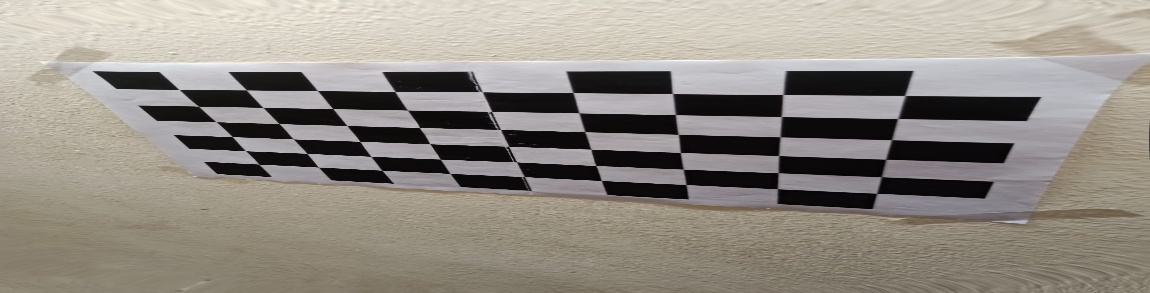
#> input picture undist_images5/calibrated_img1.jpg, 1150 x 293 px, given as the content of the folder /content/drive/MyDrive/CV_H2/images25, which was not available
$ jupyter execute Camera_Calibration.ipynb   (text cells are left out)
#> lines starting #> are read from the running program, lines starting #| are printed output that depends on the picture; after the words box and inside, x2 and y2 are one past the last pixel; in counts of white or black regions, pixels touching at a corner belong together; long printed decimals are rounded; pictures that were not available may be replaced by others from this repository, and a replacement may not be noted
[cell 1]
from google.colab import drive
drive.mount('/content/drive')

[cell 2]
import cv2
import numpy as np
import os
import glob
from google.colab.patches import cv2_imshow

[cell 3]
# Difining the dim of checker board
checkerBoard = (6, 9)
# termination criteria
criteria = (cv2.TERM_CRITERIA_EPS + cv2.TERM_CRITERIA_MAX_ITER, 30, 0.001)

[cell 4]
object_pts = [] # 3D points in real world
image_pts = [] # 2D points in image plane

[cell 5]
# Defining the world coordinates for 3D points
objp = np.zeros((1, checkerBoard[0]*checkerBoard[1], 3), np.float32)
print(len(objp), objp.shape)
# print(objp)
objp[0,:,:2] = np.mgrid[0:checkerBoard[0], 0:checkerBoard[1]].T.reshape(-1,2)
# print(objp)
prev_img_shape = None

[cell 6]
# extracting each image
images = glob.glob("/content/drive/MyDrive/CV_H2/images25/*.jpg")

for image in images:

  img = cv2.imread(image)
#> img is the input picture: shape (293, 1150, 3); mean B, G, R 133.4, 141.5, 147.1
  # print(img)
  gray = cv2.cvtColor(img, cv2.COLOR_BGR2GRAY)

  # finding the no. of corners
  ret, corners = cv2.findChessboardCorners(gray, checkerBoard, cv2.CALIB_CB_ADAPTIVE_THRESH + cv2.CALIB_CB_FAST_CHECK + cv2.CALIB_CB_NORMALIZE_IMAGE)
#> ret = True; corners = 54 rows, first 8: [259, 164.4], [245.3, 150.4], [232.1, 136.5], [215.9, 121.6], [197, 106], [179, 89.46], [318.5, 167.4], [307.1, 153.5]

  if ret==True:
    object_pts.append(objp)
    corners2 = cv2.cornerSubPix(gray, corners, (11,11), (-1,-1), criteria)
#> corners2 = 54 rows, first 8: [263.4, 169.2], [245.4, 150.5], [232.1, 136.4], [215.8, 121.4], [198.6, 106.5], [179.1, 89.5], [318.4, 167.1], [307.3, 153.6]
    # print(corners2)
    image_pts.append(corners2)

    # draw and display the corners
    img = cv2.drawChessboardCorners(img, checkerBoard, corners2, ret) #for RGB images
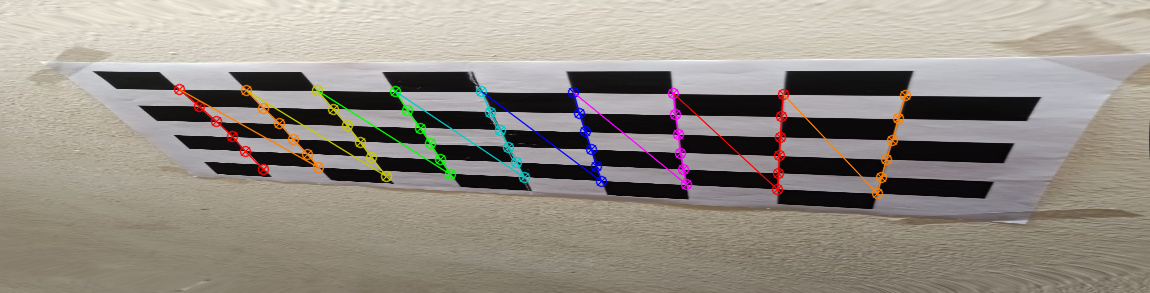
#> img: shape (293, 1150, 3); 2.95% of pixels changed, all inside (x1, y1, x2, y2) = (173, 83, 912, 200)
    # img = cv2.drawChessboardCorners(gray, checkerBoard, corners2, ret) #for gray scale images
    # cv2_imshow(img)
    cv2.waitKey(0)


cv2.destroyAllWindows()

[cell 7]
# Camera Calibration

ret, cameraMtx, distCoeff, rvecs, tvecs = cv2.calibrateCamera(object_pts, image_pts, gray.shape[::-1],None,None)
#> ret = 1.3; cameraMtx = [[860.2, 0, 653.2], [0, 175.4, 117.4], [0, 0, 1]]; distCoeff = [[0.139, -0.775, 0.00228, 0.0165, 1.31]]; rvecs = ([0.007, 0.541, -1.51],); tvecs = ([-5.31, 3.12, 11.46],)

print("Camera matrix:")
print(cameraMtx.shape)
#| (3, 3)
print(cameraMtx)
#| [[860.206   0.         653.237]
#|  [  0.         175.437  117.441]
#|  [  0.           0.           1.        ]]

print("\nDistortion coefficients:")
print(distCoeff.shape)
#| (1, 5)
# print(distCoeff)

print("\nrvecs : ")
print(len(rvecs), len(rvecs[0].shape))
#| 1 2
# print(rvecs)

print("\ntvecs : ")
print(len(tvecs), len(tvecs[0]))
#| 1 3
# print(tvecs)

[cell 8]
print("Intrinsic Camera Parameters:")
print("Focal lengths: ({}, {})".format(round(cameraMtx[0][0], 2), round(cameraMtx[1][1], 2)))
#| Focal lengths: (860.21, 175.44)
print("Skew parameter: {}".format(cameraMtx[0][1]))
#| Skew parameter: 0.0
print("Principal point: ({}, {})".format(round(cameraMtx[0][2], 2), round(cameraMtx[1][2], 2)))
#| Principal point: (653.24, 117.44)

[cell 9]
# display rotation matrix and translation vector for each image

for idx in range(len(rvecs)):
  rmtx,_ = cv2.Rodrigues(rvecs[idx])
  print("Rotation Matrix image{}:".format(idx+1))
  print(rmtx)
  print("\ntranslation vector image{}:".format(idx+1))
  print(tvecs[idx])
  print("\n")
#> this loop made 1 pass
#| Rotation Matrix image1:
#| [[-0.03351   0.9424  0.3328]
#|  [-0.9394  0.08398 -0.3324 ]
#|  [-0.3412 -0.3237  0.8825]]
#| translation vector image1:
#| [[-5.314]
#|  [ 3.116]
#|  [11.459]]

[cell 10]
import random

[cell 11]
print("Distortion Coeffs:")
print("(k1, k2, p1, p2, k3) = ({}, {}, {}, {}, {})".format(round(distCoeff[0][0], 4), round(distCoeff[0][1], 4), round(distCoeff[0][2], 4), round(distCoeff[0][3], 4), round(distCoeff[0][4], 4)))
#| (k1, k2, p1, p2, k3) = (0.1388, -0.7746, 0.0023, 0.0165, 1.3075)

[cell 12]
images = glob.glob("/content/drive/MyDrive/CV_H2/raw_images5/*.jpg")

idx = 1
path = "/content/drive/MyDrive/CV_H2/undist_images5/"
for image in images:
  img = cv2.imread(image)

  h,w = img.shape[:2]
#> h = 293; w = 1150
  newCameraMatrix, roi = cv2.getOptimalNewCameraMatrix(cameraMtx, distCoeff, (w,h), 1, (w,h))
#> newCameraMatrix = [[885, 0, 656.2], [0, 227.7, 150.1], [0, 0, 1]]; roi = (488, 61, 345, 144)

  #Undistort the image
  dst = cv2.undistort(img, cameraMtx, distCoeff, None, newCameraMatrix)
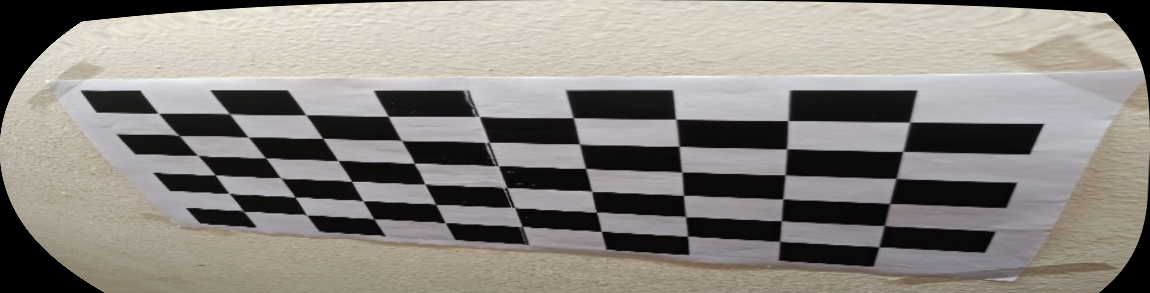
#> dst: shape (293, 1150, 3); mean B, G, R 128.6, 133.5, 138.2
  x, y, w, h = roi
#> x = 488; y = 61; w = 345; h = 144
  dst = dst[y:y+h, x:x+w]
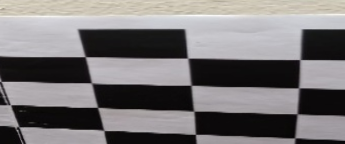
#> dst: shape (144, 345, 3); mean B, G, R 118, 117, 120.1
  calib_img = path+"calibrated_img"+str(idx)+".jpg"
  # print(calib_img)
  cv2.imwrite(calib_img, dst)
  idx += 1

[cell 13]
import math
import matplotlib.pyplot as plt

[cell 14]
# Reprojection Error

count_error = 0
error_arr = []

for idx in range(len(object_pts)):
  # print(idx)
  img_pts2,_ = cv2.projectPoints(object_pts[idx], rvecs[idx], tvecs[idx], cameraMtx, distCoeff)
  error = cv2.norm(image_pts[idx], img_pts2, cv2.NORM_L2)/len(img_pts2)
  error_arr.append(error)
  print("re-projection error:")
  print("image{}: {}\n".format(idx+1, round(error,2)))
  count_error += error
#> this loop made 1 pass
#> (error, count_error) on pass 1: (0.177, 0.177)
#| re-projection error:
#| image1: 0.18
#> after the loop, count_error = 0.177; error_arr = [0.177]

[cell 15]
#Plotting errors using bar plot

name_img_arr = []
for idx in range(25):
  # st = "image"+str(idx+1)
  st = str(idx+1)
  name_img_arr.append(st)

# print(name_img_arr)
# print(error_arr)

# plt.figure(figsize=(4, 2))
plt.bar(name_img_arr[:], error_arr[:])
plt.title("Plot: error vs image")
plt.ylabel("error")
plt.xlabel("image")
plt.savefig("errors.png", bbox_inches="tight", pad_inches=2, transparent=False)
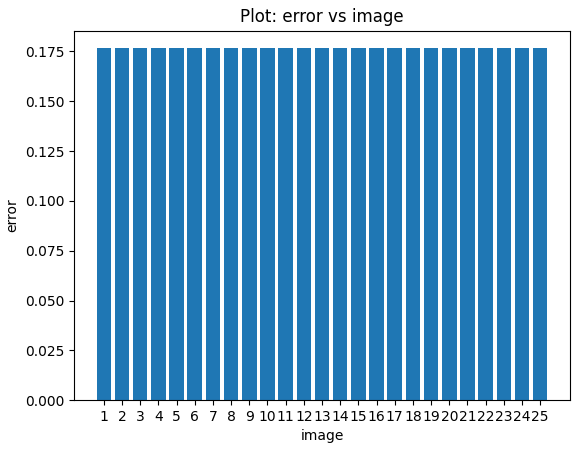
#> figure drawn by matplotlib, 1 panel
plt.show()

[cell 16]
mean_error = count_error/len(object_pts)
#> mean_error = 0.177
print("mean of re-projection: {}".format(round(mean_error,2)))
#| mean of re-projection: 0.18

sqOfDev_arr = [(error-mean_error)**2 for error in error_arr]
#> sqOfDev_arr = [0]
# print(len(sqOfDev_arr), sqOfDev_arr)

var_error = sum(sqOfDev_arr)/len(object_pts)
#> var_error = 0
print("std deviation of re-projection: {}".format(round(math.sqrt(var_error),2)))
#| std deviation of re-projection: 0.0

[cell 17]
images = glob.glob("/content/drive/MyDrive/CV_H2/images25/*.jpg")

idx = 1
path = "/content/drive/MyDrive/CV_H2/calib_images25/"
for image in images:
  img = cv2.imread(image)

  h,w = img.shape[:2]
#> h = 293; w = 1150
  newCameraMatrix, roi = cv2.getOptimalNewCameraMatrix(cameraMtx, distCoeff, (w,h), 1, (w,h))

  #Undistort the image
  dst = cv2.undistort(img, cameraMtx, distCoeff, None, newCameraMatrix)
  x, y, w, h = roi
#> w = 345; h = 144
  dst = dst[y:y+h, x:x+w]
  calib_img = path+"calib_img"+str(idx)+".jpg"
  # print(calib_img)
  cv2.imwrite(calib_img, dst)
  idx += 1

[cell 18]
images = glob.glob("/content/drive/MyDrive/CV_H2/images25/*.jpg")

calib_arr = []
for image in images:
  # print(image)
  calib_arr.append(image)

calib_arr.sort()
print(len(calib_arr), calib_arr)

[cell 19]
# extracting each image
# images = glob.glob("/content/drive/MyDrive/CV_H2/images25/*.jpg")

for image in calib_arr:

  img = cv2.imread(image)
  # print(img)
  gray = cv2.cvtColor(img, cv2.COLOR_BGR2GRAY)

  # finding the no. of corners
  ret, corners = cv2.findChessboardCorners(gray, checkerBoard, cv2.CALIB_CB_ADAPTIVE_THRESH + cv2.CALIB_CB_FAST_CHECK + cv2.CALIB_CB_NORMALIZE_IMAGE)
#> ret = True

  if ret==True:
    object_pts.append(objp)
    corners2 = cv2.cornerSubPix(gray, corners, (11,11), (-1,-1), criteria)
    image_pts.append(corners2)

    # draw and display the corners
    img = cv2.drawChessboardCorners(img, checkerBoard, corners2, ret) #for RGB images
    # img = cv2.drawChessboardCorners(gray, checkerBoard, corners2, ret) #for gray scale images
    # cv2_imshow(img)
    cv2.waitKey(0)


cv2.destroyAllWindows()

print(len(rvecs))
#| 1

[cell 20]
# print(objp)

[cell 21]
# print(object_pts)

[cell 22]
for idx in range(len(calib_arr)):

  img = cv2.imread(calib_arr[idx])
  gray = cv2.cvtColor(img, cv2.COLOR_BGR2GRAY)
  imgpoints2,_ = cv2.projectPoints(objp, rvecs[idx], tvecs[idx], cameraMtx, distCoeff)
#> imgpoints2 = 54 rows, first 8: [261.3, 164.9], [246.8, 151.6], [231.5, 137.5], [215.4, 122.5], [198.3, 106.5], [179.5, 89.43], [320.6, 167.7], [307.1, 154.1]
  # print(imgpoints2)

  img = cv2.drawChessboardCorners(img, checkerBoard, imgpoints2, True) #for RGB images
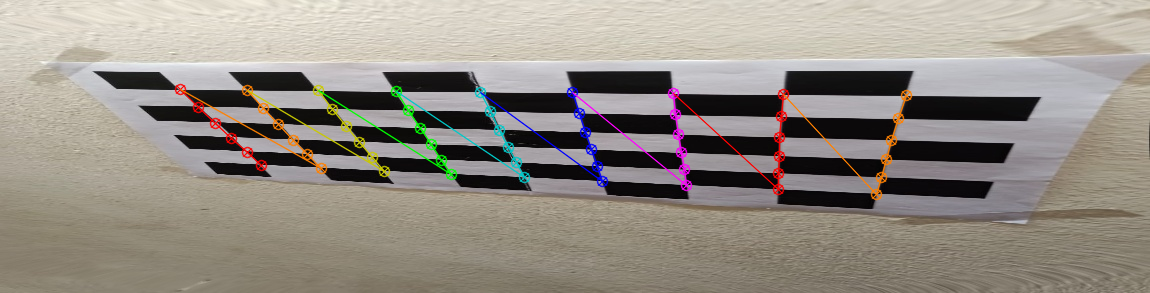
#> img: shape (293, 1150, 3); 2.95% of pixels changed, all inside (x1, y1, x2, y2) = (174, 83, 913, 201)
  # cv2_imshow(img)

[cell 23]
# extracting each image
images = glob.glob("/content/drive/MyDrive/CV_H2/images25/*.jpg")

planeNormal_arr = []
for idx in range(len(rvecs)):
  # print(idx)
  img = cv2.imread(image)
  gray = cv2.cvtColor(img, cv2.COLOR_BGR2GRAY)

  # compute checkerboard plane normal
  rot,_ = cv2.Rodrigues(rvecs[idx])
#> rot = [[-0.0335, 0.942, 0.333], [-0.939, 0.084, -0.332], [-0.341, -0.324, 0.882]]
  plane_normal = rot[:, 2]
#> plane_normal = [0.333, -0.332, 0.882]
  # print(plane_normal)
  planeNormal_arr.append(plane_normal)

# print(len(planeNormal_arr))

Normal_arr = []
for idx in range(len(planeNormal_arr)):
  # print(idx)
  tmp_arr = []
  for comp in planeNormal_arr[idx]:
    tmp_arr.append(round(comp,2))
  Normal_arr.append(tmp_arr)
#> after the loop, Normal_arr = [[0.33, -0.33, 0.88]]

# print checkerboard plane normals for each of 25 images
for idx in range(len(Normal_arr)):
  # print(idx)
  print("image{}: n{} = {}".format(idx+1, idx+1, Normal_arr[idx]))

$ run again, on undist_images5/calibrated_img5.jpg
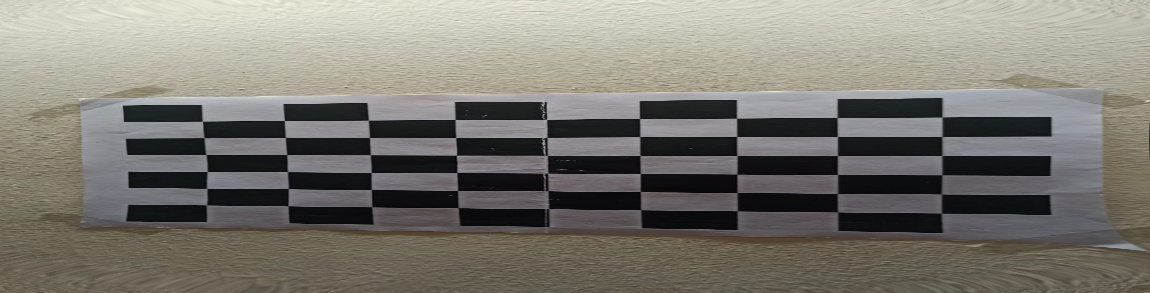
#> input picture undist_images5/calibrated_img5.jpg, 1150 x 293 px, given as the content of the folder /content/drive/MyDrive/CV_H2/images25, which was not available
#> img is the input picture: shape (293, 1150, 3); mean B, G, R 114.4, 121.5, 124.4
#> `ret, corners = cv2.findChessboardCorners(gray, checkerBoard, cv2.CALIB..`: ret = True; corners = 54 rows, first 8: [206.4, 204.8], [206.6, 188.4], [207.3, 171.5], [205.8, 154.5], [204, 137.6], [202.5, 121.3], [288.1, 205.8], [288.3, 188.5]
#> corners2 = 54 rows, first 8: [206.6, 204.8], [206.7, 188.4], [207.2, 171.5], [206, 154.5], [203.8, 137.6], [202.4, 121.3], [288.1, 205.7], [288.4, 188.4]
#> `ret, cameraMtx, distCoeff, rvecs, tvecs = cv2.calibrateCamera(object_p..`: ret = 0.412; cameraMtx = [[1123, 0, 645.2], [0, 210.1, 149.6], [0, 0, 1]]; distCoeff = [[-0.0757, 0.411, -0.00172, -0.00288, -0.192]]; rvecs = ([-0.165, 0.191, -1.57],); tvecs = ([-4.92, 3.31, 12.64],)
#| (3, 3)
#| [[1.12299710e+03 0.00000000e+00 6.45154594e+02]
#|  [0.00000000e+00 2.10073499e+02 1.49636937e+02]
#|  [0.00000000e+00 0.00000000e+00 1.00000000e+00]]
#| (1, 5)
#| 1 2
#| 1 3
#| Focal lengths: (1123.0, 210.07)
#| Skew parameter: 0.0
#| Principal point: (645.15, 149.64)
#> the loop `for idx in range(len(rvecs)):` made 1 pass
#| Rotation Matrix image1:
#| [[-3.54088022e-03  9.74420888e-01  2.24702903e-01]
#|  [-9.99857828e-01  2.54628166e-04 -1.68600038e-02]
#|  [-1.64859556e-02 -2.24730656e-01  9.74281451e-01]]
#| translation vector image1:
#| [[-4.916]
#> (further printed lines are left out)
#| (k1, k2, p1, p2, k3) = (-0.0757, 0.4106, -0.0017, -0.0029, -0.1924)
#> newCameraMatrix = [[1131.3, 0, 639.4], [0, 216.9, 148.7], [0, 0, 1]]; roi = (44, 7, 1073, 278)
#> `x, y, w, h = roi`: x = 44; y = 7; w = 1073; h = 278
#> the loop `for idx in range(len(object_pts)):` made 1 pass
#> (error, count_error) on pass 1: (0.056, 0.056)
#> (printed output is left out)
#> after the loop `for idx in range(len(object_pts)):`: count_error = 0.056; error_arr = [0.056]
#> `plt.savefig("errors.png", bbox_inches="tight", pad_inches=2, transpare..`:
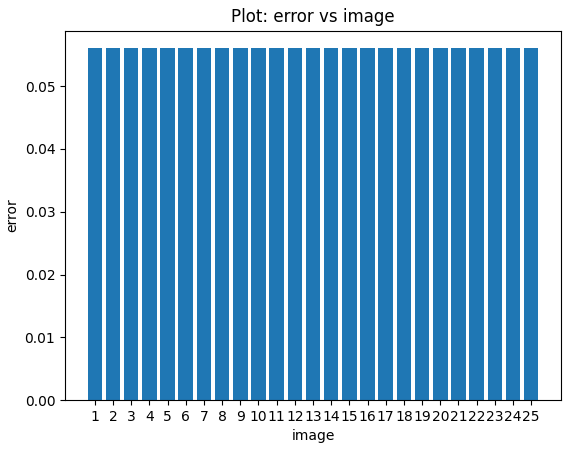
#> figure drawn by matplotlib, 1 panel
#> mean_error = 0.056
#| mean of re-projection: 0.06
#> sqOfDev_arr = [0]
#> var_error = 0
#| std deviation of re-projection: 0.0
#> `x, y, w, h = roi`: w = 1073; h = 278
#> `ret, corners = cv2.findChessboardCorners(gray, checkerBoard, cv2.CALIB..`: ret = True
#| 1
#> imgpoints2 = 54 rows, first 8: [206.6, 204.7], [206.7, 188], [206.2, 171.4], [205.4, 154.7], [204.3, 138], [202.9, 121.2], [288.4, 205.5], [288.1, 188.6]
#> `img = cv2.drawChessboardCorners(img, checkerBoard, imgpoints2, True)`:
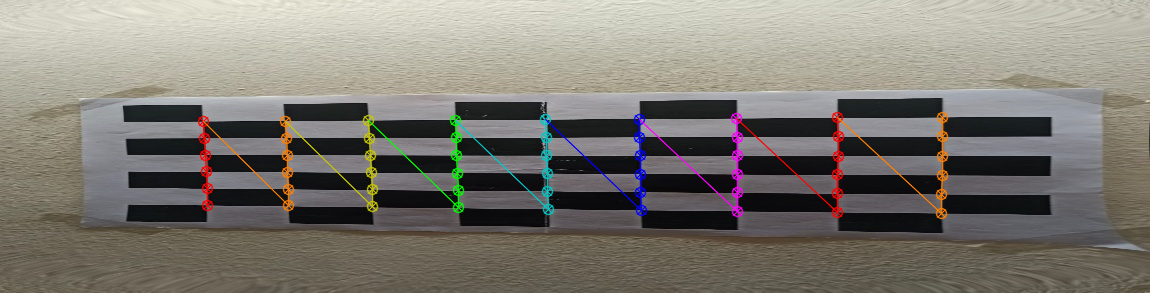
#> img: shape (293, 1150, 3); 2.75% of pixels changed, all inside (x1, y1, x2, y2) = (197, 111, 949, 220)
#> rot = [[-0.00354, 0.974, 0.225], [-1, 0.000255, -0.0169], [-0.0165, -0.225, 0.974]]
#> plane_normal = [0.225, -0.0169, 0.974]
#> the loop `for idx in range(len(planeNormal_arr)):` made 1 pass
#> after the loop `for idx in range(len(planeNormal_arr)):`: Normal_arr = [[0.22, -0.02, 0.97]]
#> the loop `for idx in range(len(Normal_arr)):` made 1 pass
#| image1: n1 = [0.22, -0.02, 0.97]

$ run again, on undist_images5/helper25.jpg
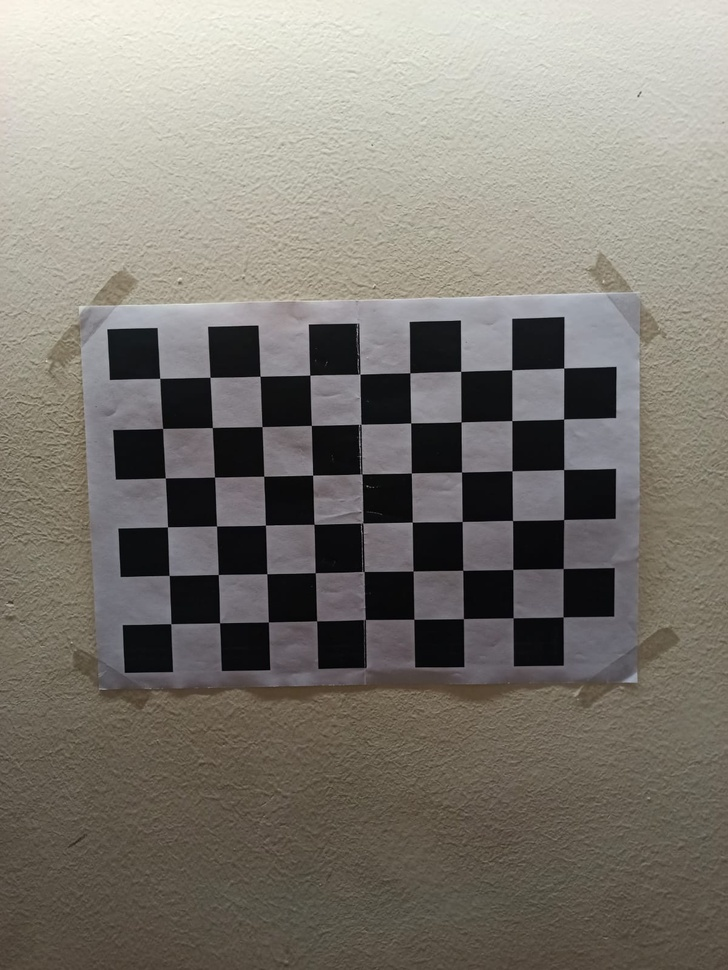
#> input picture undist_images5/helper25.jpg, 728 x 970 px, shrunk from 1200 x 1599 before the run, given as the content of the folder /content/drive/MyDrive/CV_H2/images25, which was not available
#> img is the input picture: shape (970, 728, 3); mean B, G, R 113.4, 121.1, 125.7
#> `ret, corners = cv2.findChessboardCorners(gray, checkerBoard, cv2.CALIB..`: ret = True; corners = 54 rows, first 8: [170.6, 623.7], [169.4, 575.5], [167.6, 526.7], [165.3, 477.9], [162.7, 428.4], [159.6, 378.3], [219.6, 623], [218.3, 574.5]
#> corners2 = 54 rows, first 8: [170.8, 623.7], [169.2, 575.4], [167.5, 526.8], [165.3, 477.9], [162.6, 428.3], [159.8, 378.3], [219.5, 622.8], [218.3, 574.5]
#> `ret, cameraMtx, distCoeff, rvecs, tvecs = cv2.calibrateCamera(object_p..`: ret = 0.27; cameraMtx = [[393.7, 0, 321.5], [0, 409.3, 289.8], [0, 0, 1]]; distCoeff = [[0.0278, 0.0218, -0.0173, 0.0009, -0.0191]]; rvecs = ([0.0272, 0.041, -1.6],); tvecs = ([-3.1, 6.73, 8.09],)
#| (3, 3)
#| [[393.658   0.         321.461]
#|  [  0.         409.319 289.819]
#|  [  0.           0.           1.        ]]
#| (1, 5)
#| 1 2
#| 1 3
#| Focal lengths: (393.66, 409.32)
#| Skew parameter: 0.0
#| Principal point: (321.46, 289.82)
#> the loop `for idx in range(len(rvecs)):` made 1 pass
#| Rotation Matrix image1:
#| [[-0.02594  0.9996  0.008198]
#|  [-0.9987 -0.02556 -0.04335]
#|  [-0.04313 -0.009312  0.999]]
#| translation vector image1:
#| [[-3.102]
#> (further printed lines are left out)
#| (k1, k2, p1, p2, k3) = (0.0278, 0.0218, -0.0173, 0.0009, -0.0191)
#> newCameraMatrix = [[376.9, 0, 334.2], [0, 415.3, 279.8], [0, 0, 1]]; roi = (41, 10, 661, 959)
#> `x, y, w, h = roi`: x = 41; y = 10; w = 661; h = 959
#> the loop `for idx in range(len(object_pts)):` made 1 pass
#> (error, count_error) on pass 1: (0.0367, 0.0367)
#> (printed output is left out)
#> after the loop `for idx in range(len(object_pts)):`: count_error = 0.0367; error_arr = [0.0367]
#> `plt.savefig("errors.png", bbox_inches="tight", pad_inches=2, transpare..`:
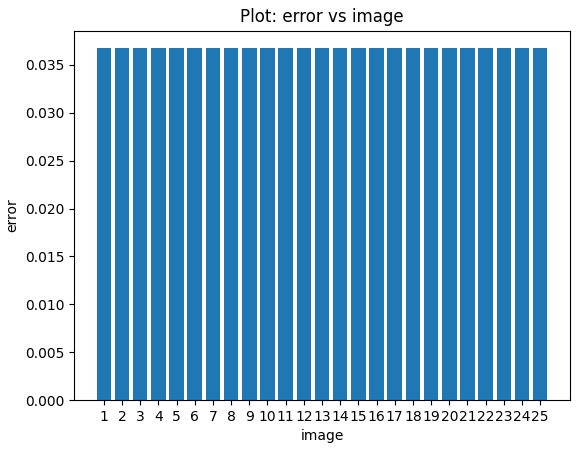
#> figure drawn by matplotlib, 1 panel
#> mean_error = 0.0367
#| mean of re-projection: 0.04
#> sqOfDev_arr = [0]
#> var_error = 0
#| std deviation of re-projection: 0.0
#> `x, y, w, h = roi`: w = 661; h = 959
#> `ret, corners = cv2.findChessboardCorners(gray, checkerBoard, cv2.CALIB..`: ret = True
#| 1
#> imgpoints2 = 54 rows, first 8: [171.1, 623.5], [169.1, 575.6], [167.1, 527.1], [165, 478.1], [162.7, 428.5], [160.2, 378.2], [219.7, 622.5], [218, 574.5]
#> `img = cv2.drawChessboardCorners(img, checkerBoard, imgpoints2, True)`:
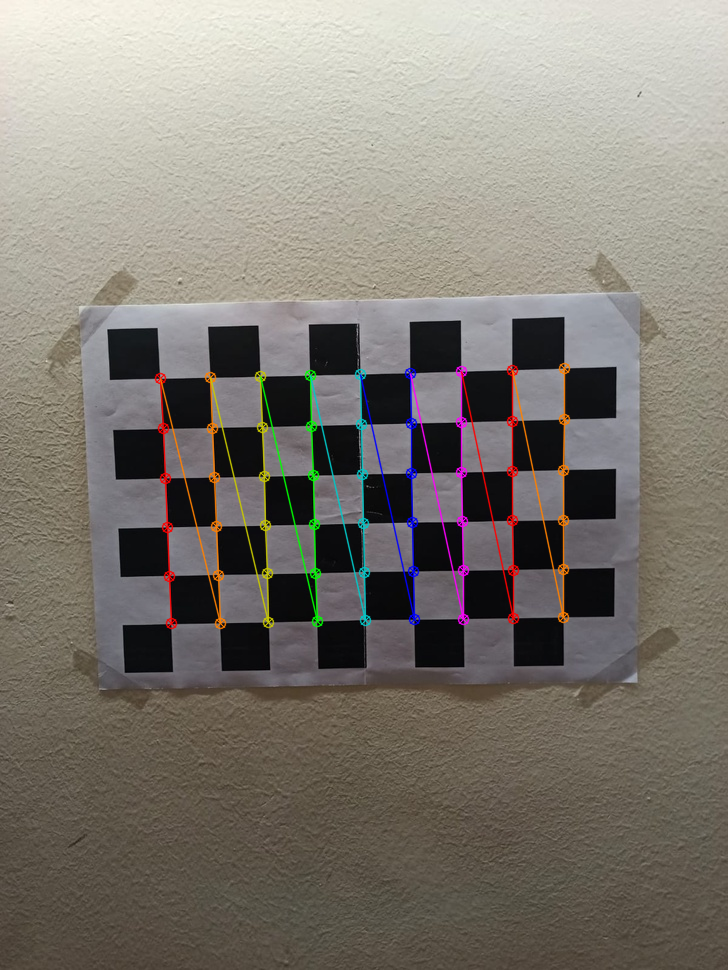
#> img: shape (970, 728, 3); 2.4% of pixels changed, all inside (x1, y1, x2, y2) = (154, 362, 571, 630)
#> rot = [[-0.0259, 1, 0.0082], [-0.999, -0.0256, -0.0434], [-0.0431, -0.00931, 0.999]]
#> plane_normal = [0.0082, -0.0434, 0.999]
#> the loop `for idx in range(len(planeNormal_arr)):` made 1 pass
#> after the loop `for idx in range(len(planeNormal_arr)):`: Normal_arr = [[0.01, -0.04, 1]]
#> the loop `for idx in range(len(Normal_arr)):` made 1 pass
#| image1: n1 = [0.01, -0.04, 1.0]
